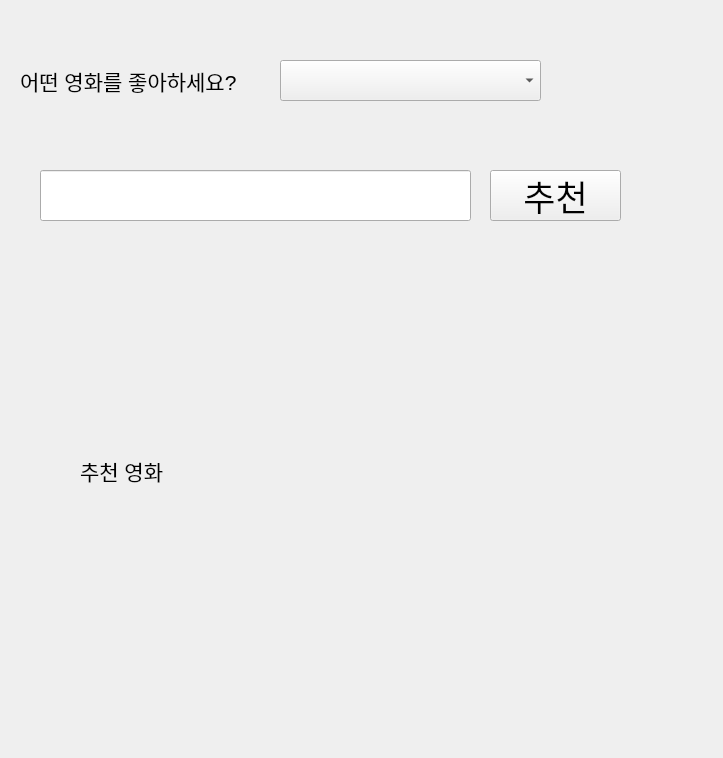
<?xml version="1.0" encoding="UTF-8"?>
<ui version="4.0">
 <class>Form</class>
 <widget class="QWidget" name="Form">
  <property name="geometry">
   <rect>
    <x>0</x>
    <y>0</y>
    <width>723</width>
    <height>758</height>
   </rect>
  </property>
  <property name="windowTitle">
   <string>Form</string>
  </property>
  <widget class="QComboBox" name="cmb_title">
   <property name="geometry">
    <rect>
     <x>280</x>
     <y>60</y>
     <width>261</width>
     <height>41</height>
    </rect>
   </property>
  </widget>
  <widget class="QPushButton" name="btn_recommend">
   <property name="geometry">
    <rect>
     <x>490</x>
     <y>170</y>
     <width>131</width>
     <height>51</height>
    </rect>
   </property>
   <property name="font">
    <font>
     <family>Arial</family>
     <pointsize>26</pointsize>
    </font>
   </property>
   <property name="text">
    <string>추천</string>
   </property>
  </widget>
  <widget class="QLabel" name="label">
   <property name="geometry">
    <rect>
     <x>20</x>
     <y>60</y>
     <width>241</width>
     <height>41</height>
    </rect>
   </property>
   <property name="font">
    <font>
     <family>Arial</family>
     <pointsize>16</pointsize>
    </font>
   </property>
   <property name="text">
    <string>어떤 영화를 좋아하세요?</string>
   </property>
  </widget>
  <widget class="QLabel" name="lbl_result">
   <property name="geometry">
    <rect>
     <x>80</x>
     <y>230</y>
     <width>571</width>
     <height>481</height>
    </rect>
   </property>
   <property name="font">
    <font>
     <family>Arial</family>
     <pointsize>16</pointsize>
    </font>
   </property>
   <property name="text">
    <string>추천 영화</string>
   </property>
   <property name="alignment">
    <set>Qt::AlignLeading|Qt::AlignLeft|Qt::AlignVCenter</set>
   </property>
  </widget>
  <widget class="QLineEdit" name="le_title">
   <property name="geometry">
    <rect>
     <x>40</x>
     <y>170</y>
     <width>431</width>
     <height>51</height>
    </rect>
   </property>
   <property name="font">
    <font>
     <family>Arial</family>
     <pointsize>16</pointsize>
    </font>
   </property>
  </widget>
 </widget>
 <resources/>
 <connections/>
</ui>
